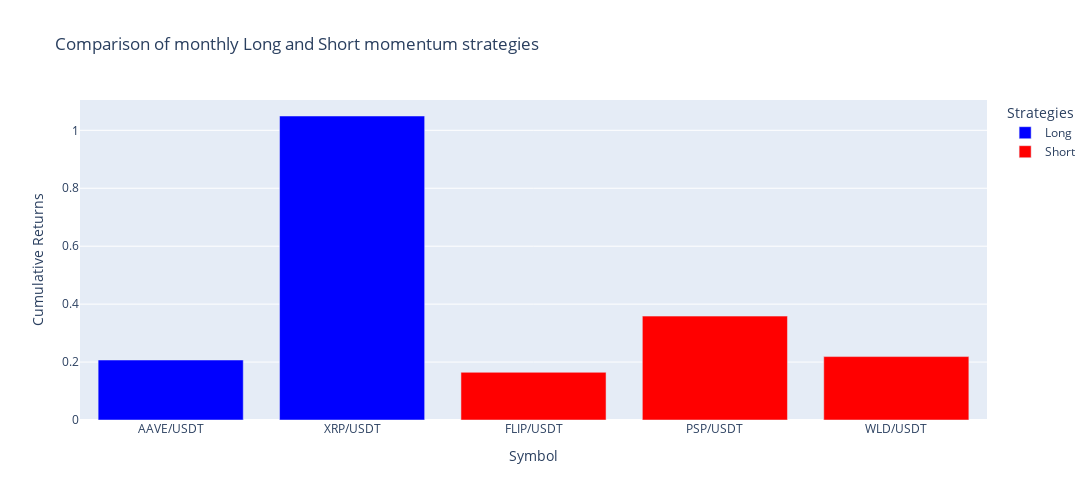

The code cell stored with this chart in its notebook:
### Code cell
# Comparison of monthly Long and Short momentum strategies
# Initialize an empty figure
fig = go.Figure()

# Add the first strategy (e.g., long strategy)
fig.add_trace(go.Bar(x=long_return_df.index, y=long_return_df.values, marker_color='blue', name="Long"))

# Add the second strategy (e.g., short strategy)
fig.add_trace(go.Bar(x=short_return_df.index, y=short_return_df.values, marker_color='red', name="Short"))

# Update layout for title and axis labels
fig.update_layout(
    title="Comparison of monthly Long and Short momentum strategies",
    width=1400,
    height=500,
    xaxis_title="Symbol",
    yaxis_title="Cumulative Returns",
    legend_title="Strategies",
)

# Show the plot
fig.show()

### Figure 1 — Plotly figure (JSON) as saved in the notebook; plotly's stock layout.template omitted (floating-point values rounded to 4 significant figures)
{"data": [{"marker": {"color": "blue"}, "name": "Long", "type": "bar", "x": ["AAVE/USDT", "XRP/USDT"], "y": [0.2071, 1.049]}, {"marker": {"color": "red"}, "name": "Short", "type": "bar", "x": ["FLIP/USDT", "PSP/USDT", "WLD/USDT"], "y": [0.1646, 0.3586, 0.2189]}], "layout": {"height": 500, "legend": {"title": {"text": "Strategies"}}, "title": {"text": "Comparison of monthly Long and Short momentum strategies"}, "width": 1400, "xaxis": {"title": {"text": "Symbol"}}, "yaxis": {"title": {"text": "Cumulative Returns"}}}}
